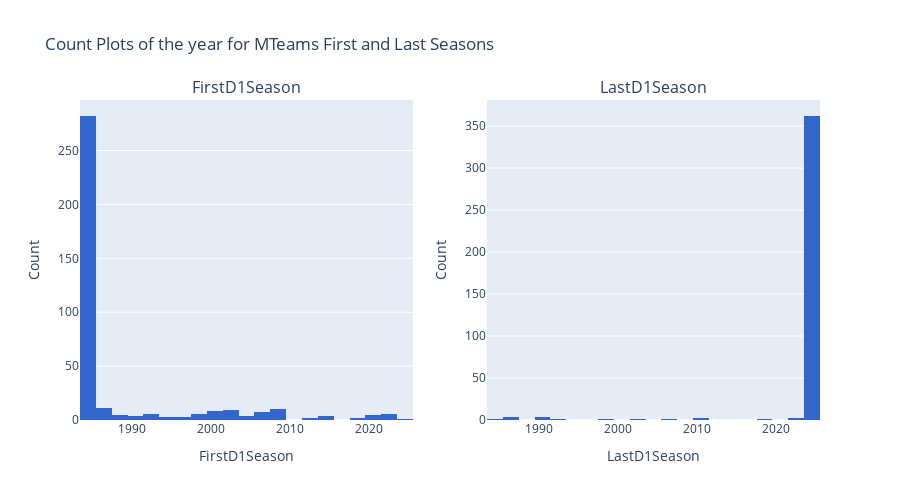

The notebook cell this image was saved under:
### Code cell
fig = make_subplots(  rows=1, 
                      cols=2, 
                      subplot_titles=("FirstD1Season", "LastD1Season"),
)

first_season_graph = px.histogram(MTeams_df,
                                  x='FirstD1Season',
                                  title='FirstD1Season',
                                  nbins=20,
                                  color_discrete_sequence=px_color,
                                  hover_data = ['TeamName']
                                 )

fig.add_trace(first_season_graph['data'][0], row=1, col=1)
fig.update_xaxes(title_text='FirstD1Season', row=1, col=1)
fig.update_yaxes(title_text='Count',  row=1, col=1)

last_season_graph = px.histogram(MTeams_df,
                                  x='LastD1Season',
                                  title='LastD1Season',
                                  nbins=20,
                                  color_discrete_sequence=px_color,
                                  hover_data = ['TeamName']
                                 )

fig.add_trace(last_season_graph['data'][0], row=1, col=2)
fig.update_xaxes(title_text='LastD1Season', row=1, col=2)
fig.update_yaxes(title_text='Count')


fig.update_layout(height=500, 
                    width=900, 
                    title_text='Count Plots of the year for MTeams First and Last Seasons', 
                    showlegend=True,
                    hoverlabel=dict(
                            bgcolor="white",
                            font_size=13,
                        ),
                    hovermode="x unified"
                  )


fig.show()

### Figure 1 — Plotly figure (JSON) as saved in the notebook; plotly's stock layout.template omitted (floating-point values rounded to 4 significant figures; data arrays with more than 128 entries replaced by an {"elided": "..."} marker saying what was removed)
{"data": [{"alignmentgroup": "True", "bingroup": "x", "hovertemplate": "FirstD1Season=%{x}<br>count=%{y}<extra></extra>", "legendgroup": "", "marker": {"color": "#3366CC", "pattern": {"shape": ""}}, "name": "", "nbinsx": 20, "offsetgroup": "", "orientation": "v", "showlegend": false, "type": "histogram", "x": {"elided": "378 int values"}, "xaxis": "x", "yaxis": "y"}, {"alignmentgroup": "True", "bingroup": "x", "hovertemplate": "LastD1Season=%{x}<br>count=%{y}<extra></extra>", "legendgroup": "", "marker": {"color": "#3366CC", "pattern": {"shape": ""}}, "name": "", "nbinsx": 20, "offsetgroup": "", "orientation": "v", "showlegend": false, "type": "histogram", "x": {"elided": "378 int values"}, "xaxis": "x2", "yaxis": "y2"}], "layout": {"annotations": [{"font": {"size": 16}, "showarrow": false, "text": "FirstD1Season", "x": 0.225, "xanchor": "center", "xref": "paper", "y": 1, "yanchor": "bottom", "yref": "paper"}, {"font": {"size": 16}, "showarrow": false, "text": "LastD1Season", "x": 0.775, "xanchor": "center", "xref": "paper", "y": 1, "yanchor": "bottom", "yref": "paper"}], "height": 500, "hoverlabel": {"bgcolor": "white", "font": {"size": 13}}, "hovermode": "x unified", "showlegend": true, "title": {"text": "Count Plots of the year for MTeams First and Last Seasons"}, "width": 900, "xaxis": {"anchor": "y", "domain": [0, 0.45], "title": {"text": "FirstD1Season"}}, "xaxis2": {"anchor": "y2", "domain": [0.55, 1], "title": {"text": "LastD1Season"}}, "yaxis": {"anchor": "x", "domain": [0, 1], "title": {"text": "Count"}}, "yaxis2": {"anchor": "x2", "domain": [0, 1], "title": {"text": "Count"}}}}
